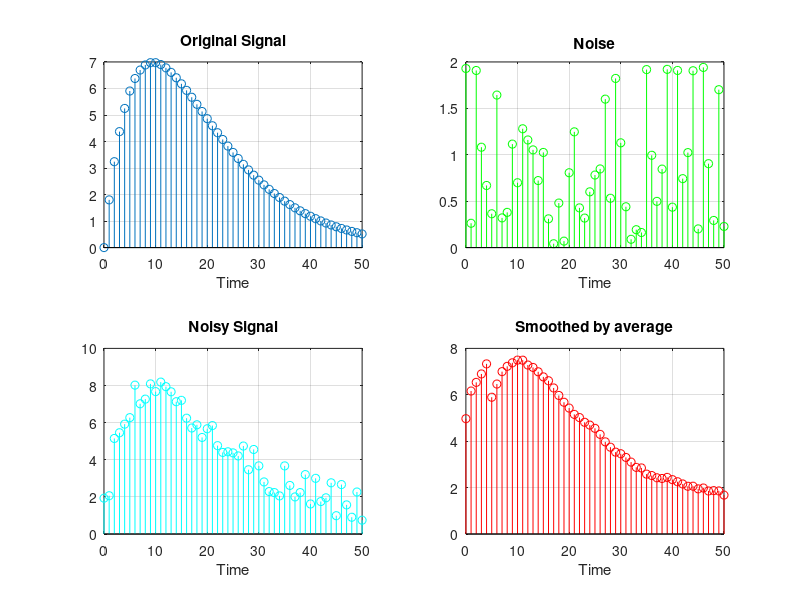

MATLAB code for this plot:
%Aditya Badayalya, 510819056, Assignment 2
clc;clear;
figure('name',"Question 6",'numbertitle', 'off');
m = 0:50;
y = 2.*m.*(0.9.^m);
subplot(2,2,1);
stem(m,y);
title("Original Signal");
xlabel("Time");
grid on;
subplot(2,2,2)
n = 2*rand(1,51);
x = y + n;
stem(m,n,'g');
title("Noise");
xlabel("Time");
grid on;
subplot(2,2,3)
stem(m,x,'c');
title("Noisy Signal");
xlabel("Time");
grid on;
p = [0:50];
for i=1:51
    c=0;
    s=0;
    if i < 6
        for j = i:1:-1
            c = c+1;
            s = s+x(j);
        end
        for j = i+1:1:i+5
            c = c+1;
            s = s + x(j);
        end
        p(i)=s/c;
    elseif i<46
        for j=i-5:i+5
            s = s + x(j); 
        end
        p(i)=s/11;
    else
        for j = i-5:50
            s = s+x(j);
            c=c+1;
        end
        p(i)=s/c;
    end
end
subplot(2,2,4);
stem(m,p,'r');
title('Smoothed by average');
xlabel('Time');
grid on;       